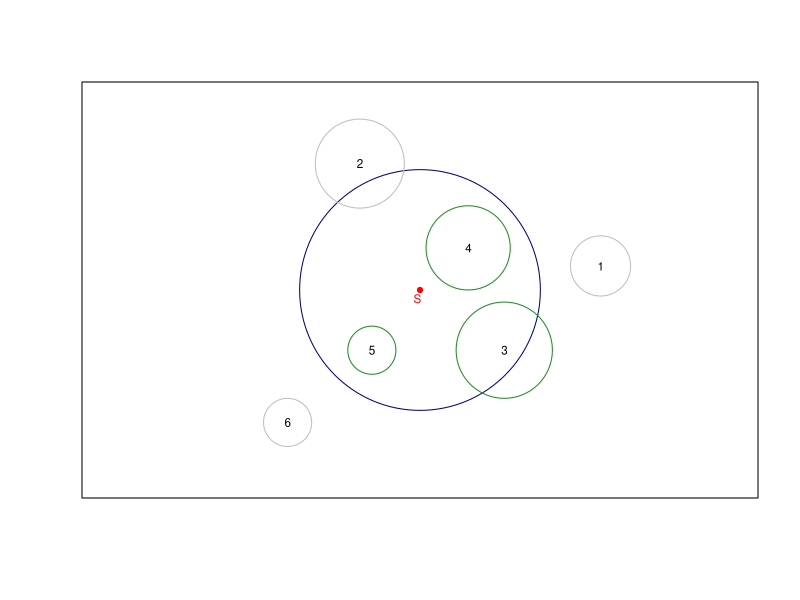

Source code (R): (Note: this script raises an error after producing the figure.)
##### To plot circles and trees (for the report) ----------

### Plot one circle -------------

# Set up the plotting area
my_plot <- plot(1, type="n", xlab="", ylab="", xlim=c(-16, 16), ylim=c(-16, 16), asp=1, xaxt="n", yaxt="n")+
  
  # Draw one circle
  symbols(0, 0, circles=10, inches=FALSE, add=TRUE, fg = "navyblue")+
  
  # Bad trees
  symbols(c(15, -5, -11), c(2, 10.5, -11), circles=c(2.5, 3.7, 2), inches=FALSE, add=TRUE, fg = rep("grey", 2))+
  
  # Good trees 
  symbols(c(7, 4,-4), c(-5, 3.5, -5), circles=c(4, 3.5, 2), inches=FALSE, add=TRUE, fg = rep("forestgreen", 2))+
  
  # Centers of trees
  points(c(15, -5, 7, 4, -4, -11), c(2, 10.5, -5, 3.5, -5, -11), pch=as.character(1:6), col="black", cex=0.7) # pch=19

# Sampled point (center of the first circle)
points(0, 0, pch=19, col="red", cex=0.7) # pch=19
points(-0.2, -0.72, pch="S", col="red", cex=0.7)

coord_fixed() 

### Plot three circles -------------

# Set up the plotting area
my_plot3 <- plot(1, type="n", xlab="", ylab="", xlim=c(-10, 10), ylim=c(-10, 10), asp=1, xaxt="n", yaxt="n")

# Draw three concentric circles with increasing radius
symbols(rep(0, 2), rep(0, 2), circles=c(6, 9), inches=FALSE, add=TRUE, fg = rep("navyblue", 2))

## Medium trees
# 0.705/(2*pi) = 0.1122042; 1.175/(2*pi) = 0.1870071
# Bad medium
symbols(c(9.5), c(-6.5), circles=c(3), inches=FALSE, add=TRUE, fg = rep("grey", 1))
# Good medium
symbols(c(7, -4), c(2, 3), circles=c(2.5, 3.6), inches=FALSE, add=TRUE, fg = rep("forestgreen", 2))

## Little trees
# 0.235/(2*pi) = 0.03740141; 0.705/(2*pi) = 0.1122042
# Bad little
symbols(c(-10, -6), c(5, -5), circles=c(1, 0.8), inches=FALSE, add=TRUE, fg = rep("grey", 1))
# Good little
symbols(c(1, 3), c(-3, 3), circles=c(1.2, 0.9), inches=FALSE, add=TRUE, fg = rep("green", 2))

# Centers of trees
points(c(9.5, 7, -4, -10, -6, 1, 3), c(-6.5, 2, 3, 5, -5, -3, 3), pch=as.character(1:7), col="black", cex=0.9)

# Sampled point (center of the first circle)
points(0, 0, pch=19, col="red", cex=0.7) # pch=19
points(-0.2, -0.72, pch="S", col="red", cex=0.7)

